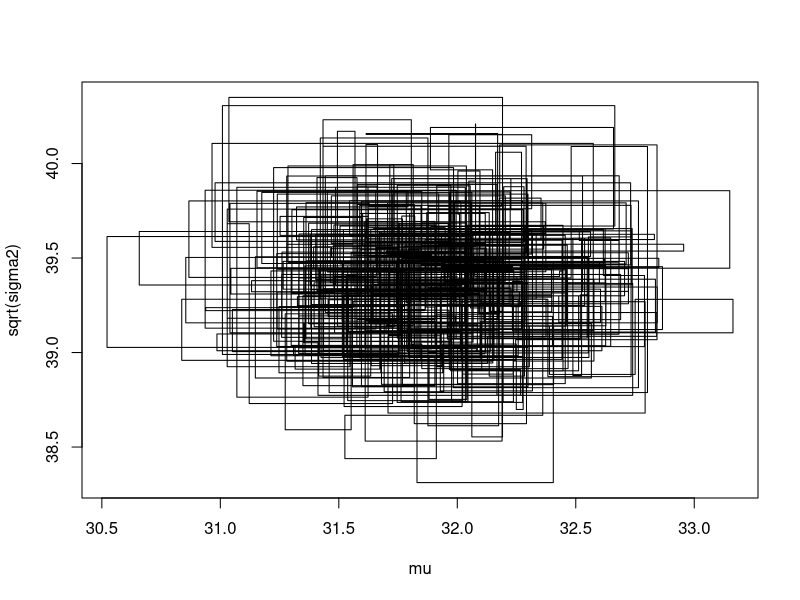
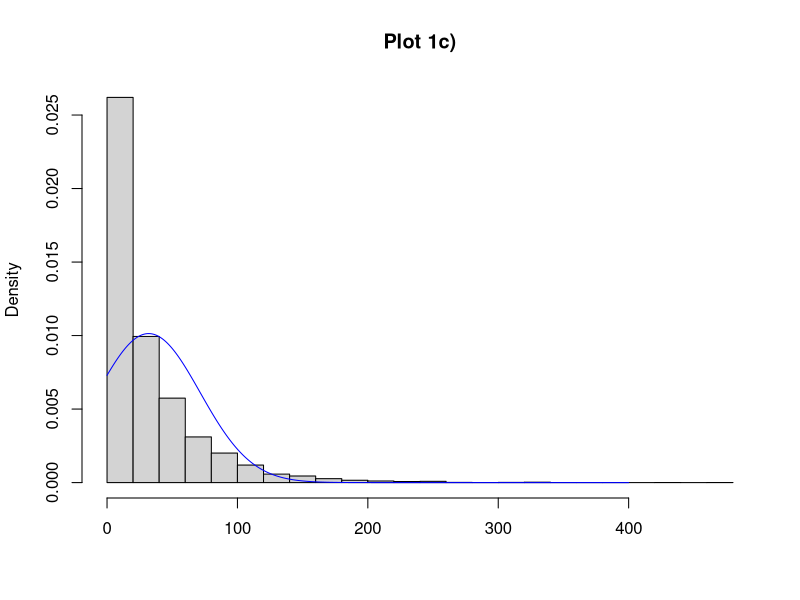

Generate these figures, in order, with R: (Note: this script raises an error after producing the figures.)

data = read.table("rainfall.txt", col.names = "x")

########### A ###########

# parameter init values
mu0 <- 30
tau0 <- 1
v0 <- 0
sigma0 <- 10

n <- nrow(data)
dataMean <- mean(data$x)
vn <- v0 + n

iter <- 1000

# draw mu 
drawMu <- function(prevMu, prevSigma) {
  tauSq <- 1/( (n/prevSigma) + (1/tau0^2) ) 
  w <- (n/prevSigma)/((n/prevSigma) + (1/tau0^2))
  mu <- w*dataMean + (1-w)*mu0
  draw <- rnorm(1, mu, sqrt(tauSq))
  return (draw)
}
#inv chi square
invChiSquare <- function(v, s) {
  return(v*s / rchisq(1,v))
}

# draw sigma 
drawSigma <- function(mu) {
  sum <- 0 
  for (i in 1:n) {
    sum <- sum + (data[i,1] - mu)^2
  }
  s <- (v0*sigma0 + sum)/(n+v0)
  return(invChiSquare(vn, s))
}

mu <- c()
sigma2 <- c()

currMu <- 32 
currSigma <- sigma0
for (i in 1:iter) {
  if(i %% 2 == 0) {
    currMu <- drawMu(currMu, currSigma)
  } else {
    currSigma <- drawSigma(currMu) 
  }
  mu <- c(mu, currMu)
  sigma2 <- c(sigma2, currSigma)
}

## plot trajactories of sampled mu and sigma
plot(mu, sqrt(sigma2),type='l')

########## C #########
xGrid <- seq(0,400,by=(100/n))
ndens <- dnorm(xGrid, mean(mu), mean(sqrt(sigma2)))

hist(data$x, 20, main = 'Plot 1c)', freq = FALSE, xlab='')
lines(xGrid, ndens, col='blue')
lines(mixDensMean, col = 'green')
legend("topright", box.lty = 1, legend = c("Data",'2)', '3)'), 
       col = c("white",'blue', 'green'), lwd = 2)

